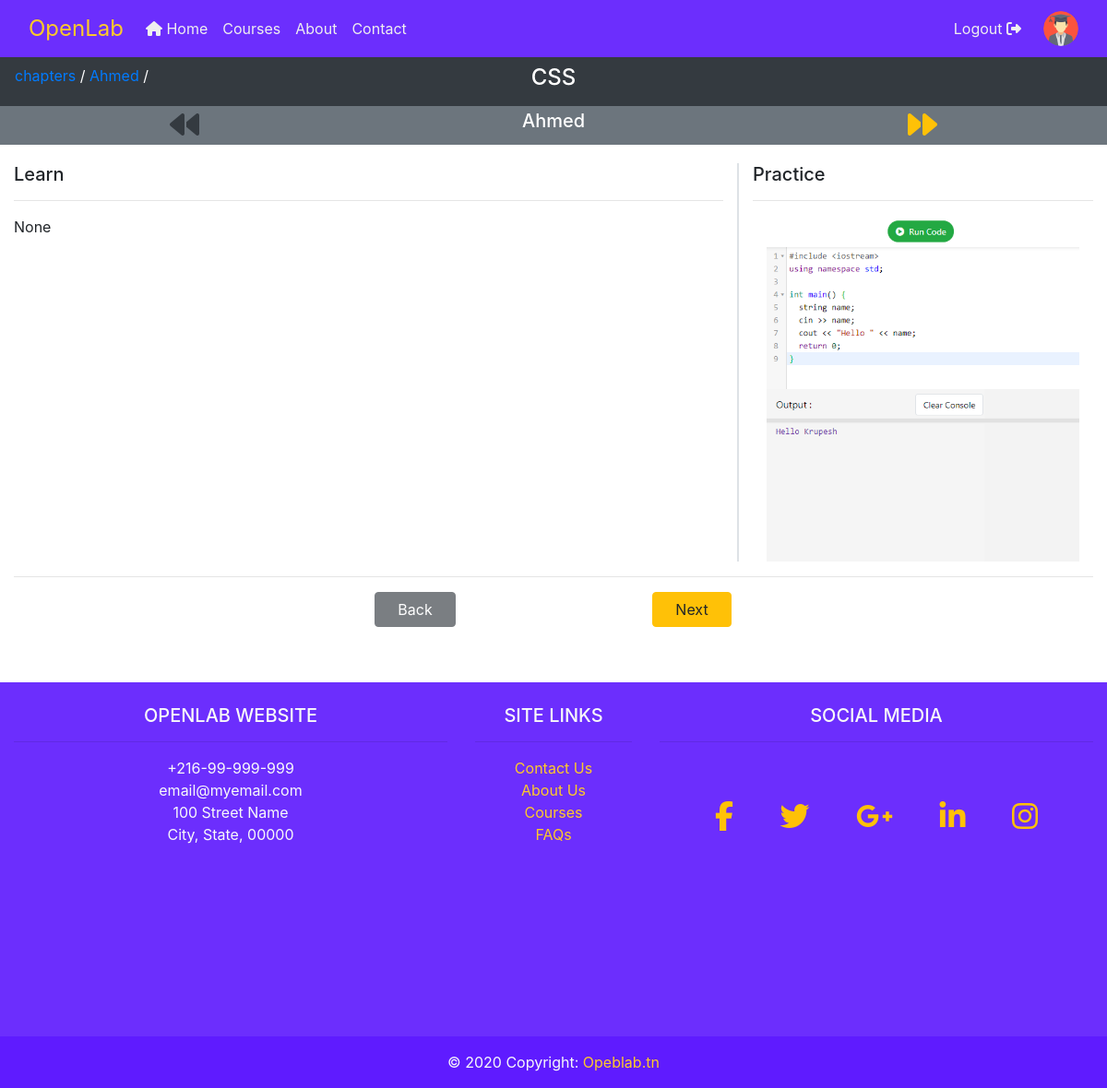
The app's page /courses/css/chapters/ahmed/ (signed in) with its own data.
### courses/models.py (models this page shows, shortened)
class Chapter(models.Model):
	slug 		= models.SlugField()
	name 		= models.CharField(max_length=20)
	detail 		= models.CharField(max_length=250, verbose_name='About the chapter')
	content 	= models.TextField(null=True)
	index 		= models.IntegerField(default=1, null=False)
	course 		= models.ForeignKey(Course, on_delete=models.CASCADE)
	created_date		= models.DateTimeField(auto_now_add=True)
	last_update_date 	= models.DateTimeField(auto_now=True)
	def get_absolute_url(self):
		return reverse("courses:chapter:detail", kwargs={
				"course_slug": self.course.slug,
				"chapter_slug": self.slug
		    })

class Course(models.Model):
	slug 		= models.SlugField(unique=True)
	name 		= models.CharField(max_length=50)
	detail 		= models.CharField(max_length=250, verbose_name='About the course')
	thumbnail 	= models.ImageField(upload_to='courses/thumbnails/', null=True)
	teacher 	= models.ForeignKey(Teacher, on_delete=models.CASCADE)
	students 	= models.ManyToManyField(Student, related_name='students_to_course')
	created_date 		= models.DateTimeField(auto_now_add=True)
	last_update_date 	= models.DateTimeField(auto_now=True)

### courses/decorators.py (the view)
	def wrapper(*args, **kwargs):
		value = func(*args, **kwargs)
		return value

### courses/views.py (called while the page is built)
@chapter_belongs_to_course_required
def chapter_detail(request, course_slug, chapter_slug):
	course = get_object_or_404(Course, slug=course_slug)
	chapter = get_object_or_404(course.chapter_set, slug=chapter_slug)
	chapter_set = course.chapter_set
	context = {
		'title': course.name,
		'course': course,
		'chapter': chapter,
		'owner': course.teacher.user == request.user,
	}
	if chapter.index > 1:
		context['previous'] = chapter_set.get(index=chapter.index - 1).get_absolute_url()
	if chapter.index < chapter_set.all().count():
		context['next'] = chapter_set.get(index=chapter.index + 1).get_absolute_url()
	return render(request, 'chapters/chapter_detail.html', context)

### users/models.py (called while the page is built)
	def get_picture_url(self):
		if self.picture:
			return self.picture.url
		else:
			if self.is_student:
				return '/media/users/pictures/student-default.png'
			elif self.is_teacher:
				return '/media/users/pictures/teacher-default.png'
			else:
				return '/media/users/pictures/default.png'

### courses/templates/chapters/chapter_detail.html (shortened to what this page needs)
{% extends "./chapter_base.html" %}
{% load static %}
{% block chapter_content %}
	<div class="container-fluid">
		<div class="row">
			<div class="col-md-8 border-right">
				<h5>Learn</h5>
				<hr>
				{{ chapter.content }}
			</div>
			<div class="col-md-4 border-left">
				<h5>Practice</h5>
				<hr>
				<img src="{% static "images/practice1.png" %}" class="col-12">
				<img src="{% static "images/practice2.png" %}" class="col-12">
			</div>
		</div>
		<hr>
		<div class="row">
			<div class="col-3 text-center"></div>
			<div class="col-3 text-center ol-bg-color">
			{% if previous %}
				<button onclick="location.href='{{ previous }}'" class="btn btn-warning px-4">Back</button>
			{% else %}
				<button class="btn btn-dark disabled px-4">Back</button>
			{% endif %}
			</div>
			<div class="col-3 text-center">
			{% if next %}
				<button onclick="location.href='{{ next }}'" class="btn btn-warning px-4">Next</button>
			{% else %}
				<button class="btn btn-dark disabled px-4">Next</button>
			{% endif %}
			</div>
			<div class="col-3 text-center"></div>
		</div>
{% load static %}
	</div>
{% endblock chapter_content %}

### courses/templates/chapters/chapter_base.html (shortened to what this page needs)
{% extends "base.html" %}
{% block sub_nav %}
	<div class="py-2 text-center bg-dark text-white">
		<p class="m-0 ml-3 position-absolute">
			<a href="{% url 'courses:chapter_list' course.slug %}">chapters</a> /
			<a href="{% url 'courses:chapter:detail' course.slug chapter.slug %}">{{ chapter.name }}</a> /
		</p>
		<br class="d-xm-block d-lg-none">
		<h4>
			{{ course.name }}
		</h4>
	</div>
{% endblock sub_nav %}
{% block sub_nav_2 %}
	<div class="row py-1 text-center bg-secondary text-white mx-0">
		<div class="col-4">
			{% if previous %}
				<a href="{{ previous }}">
					<i class="fas fa-backward fa-2x text-warning"></i>
				</a>
			{% else %}
				<i class="fas fa-backward fa-2x text-dark"></i>
			{% endif %}
		</div>
		<div class="col-4">
			<h5>
				{{ chapter.name }}
			</h5>
		</div>
		<div class="col-4">
			{% if next %}
				<a href="{{ next }}">
					<i class="fas fa-forward fa-2x text-warning"></i>
				</a>
			{% else %}
				<i class="fas fa-forward fa-2x text-dark"></i>
			{% endif %}
		</div>
	</div>
{% endblock sub_nav_2 %}
{% block content %}
	{% block chapter_content %}
	{% endblock chapter_content %}
{% endblock content %}

### static/css/style.css (style rules this page uses)
html { position: relative; min-height: 100%; }
body { margin-bottom: 500px; }

### records on screen
Chapter: name "Ahmed", content "None"
Course: name "CSS"
